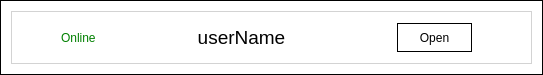
<?xml version="1.0" encoding="UTF-8"?>
<ui version="4.0">
 <class>UserWidget</class>
 <widget class="QWidget" name="UserWidget">
  <property name="geometry">
   <rect>
    <x>0</x>
    <y>0</y>
    <width>543</width>
    <height>75</height>
   </rect>
  </property>
  <property name="sizePolicy">
   <sizepolicy hsizetype="Expanding" vsizetype="Expanding">
    <horstretch>0</horstretch>
    <verstretch>0</verstretch>
   </sizepolicy>
  </property>
  <property name="windowTitle">
   <string>Form</string>
  </property>
  <property name="styleSheet">
   <string notr="true">background: white; border: 1px solid black;</string>
  </property>
  <layout class="QGridLayout" name="gridLayout">
   <item row="0" column="0">
    <widget class="QWidget" name="widget" native="true">
     <property name="styleSheet">
      <string notr="true">border: 1px solid lightgrey;</string>
     </property>
     <layout class="QGridLayout" name="gridLayout_2">
      <property name="leftMargin">
       <number>2</number>
      </property>
      <property name="topMargin">
       <number>2</number>
      </property>
      <property name="rightMargin">
       <number>2</number>
      </property>
      <property name="bottomMargin">
       <number>2</number>
      </property>
      <property name="spacing">
       <number>2</number>
      </property>
      <item row="0" column="0">
       <layout class="QHBoxLayout" name="horizontalLayout_2" stretch="1,0,6,2,1">
        <item>
         <spacer name="horizontalSpacer">
          <property name="orientation">
           <enum>Qt::Horizontal</enum>
          </property>
          <property name="sizeHint" stdset="0">
           <size>
            <width>40</width>
            <height>20</height>
           </size>
          </property>
         </spacer>
        </item>
        <item>
         <widget class="QLabel" name="online_label">
          <property name="enabled">
           <bool>true</bool>
          </property>
          <property name="styleSheet">
           <string notr="true">color: green; border: none;</string>
          </property>
          <property name="text">
           <string>Online</string>
          </property>
         </widget>
        </item>
        <item>
         <widget class="QLabel" name="name_label">
          <property name="font">
           <font>
            <pointsize>14</pointsize>
           </font>
          </property>
          <property name="styleSheet">
           <string notr="true">border: none</string>
          </property>
          <property name="text">
           <string>userName</string>
          </property>
          <property name="alignment">
           <set>Qt::AlignCenter</set>
          </property>
         </widget>
        </item>
        <item>
         <widget class="QPushButton" name="pushButton">
          <property name="sizePolicy">
           <sizepolicy hsizetype="Expanding" vsizetype="Expanding">
            <horstretch>0</horstretch>
            <verstretch>0</verstretch>
           </sizepolicy>
          </property>
          <property name="styleSheet">
           <string notr="true">margin: 10px;border: 1px solid black;</string>
          </property>
          <property name="text">
           <string>Open</string>
          </property>
         </widget>
        </item>
        <item>
         <spacer name="horizontalSpacer_2">
          <property name="orientation">
           <enum>Qt::Horizontal</enum>
          </property>
          <property name="sizeHint" stdset="0">
           <size>
            <width>40</width>
            <height>20</height>
           </size>
          </property>
         </spacer>
        </item>
       </layout>
      </item>
     </layout>
    </widget>
   </item>
  </layout>
 </widget>
 <resources/>
 <connections/>
</ui>
